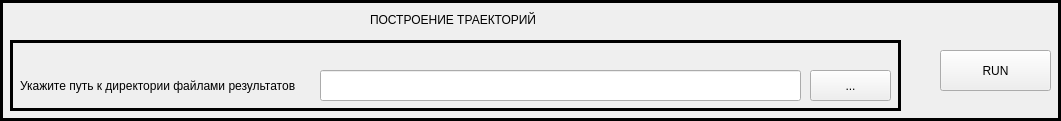
    <widget class="QFrame" name="frame_4">
     <property name="geometry">
      <rect>
       <x>10</x>
       <y>530</y>
       <width>1061</width>
       <height>121</height>
      </rect>
     </property>
     <property name="frameShape">
      <enum>QFrame::Panel</enum>
     </property>
     <property name="frameShadow">
      <enum>QFrame::Plain</enum>
     </property>
     <property name="lineWidth">
      <number>3</number>
     </property>
     <property name="midLineWidth">
      <number>3</number>
     </property>
     <widget class="QFrame" name="frame_2">
      <property name="geometry">
       <rect>
        <x>10</x>
        <y>40</y>
        <width>891</width>
        <height>71</height>
       </rect>
      </property>
      <property name="frameShape">
       <enum>QFrame::Box</enum>
      </property>
      <property name="frameShadow">
       <enum>QFrame::Plain</enum>
      </property>
      <property name="lineWidth">
       <number>3</number>
      </property>
      <property name="midLineWidth">
       <number>1</number>
      </property>
      <widget class="QLabel" name="label_2">
       <property name="geometry">
        <rect>
         <x>10</x>
         <y>30</y>
         <width>281</width>
         <height>31</height>
        </rect>
       </property>
       <property name="text">
        <string>Укажите путь к директории файлами результатов</string>
       </property>
      </widget>
      <widget class="QPushButton" name="pushButton_2">
       <property name="geometry">
        <rect>
         <x>800</x>
         <y>30</y>
         <width>81</width>
         <height>31</height>
        </rect>
       </property>
       <property name="text">
        <string>...</string>
       </property>
      </widget>
      <widget class="QLineEdit" name="lineEdit">
       <property name="geometry">
        <rect>
         <x>310</x>
         <y>30</y>
         <width>481</width>
         <height>31</height>
        </rect>
       </property>
      </widget>
     </widget>
     <widget class="QLabel" name="label_41">
      <property name="geometry">
       <rect>
        <x>370</x>
        <y>10</y>
        <width>221</width>
        <height>20</height>
       </rect>
      </property>
      <property name="text">
       <string>ПОСТРОЕНИЕ ТРАЕКТОРИЙ</string>
      </property>
     </widget>
     <widget class="QPushButton" name="pushButton_3">
      <property name="geometry">
       <rect>
        <x>940</x>
        <y>50</y>
        <width>111</width>
        <height>41</height>
       </rect>
      </property>
      <property name="text">
       <string>RUN</string>
      </property>
     </widget>
    </widget>
